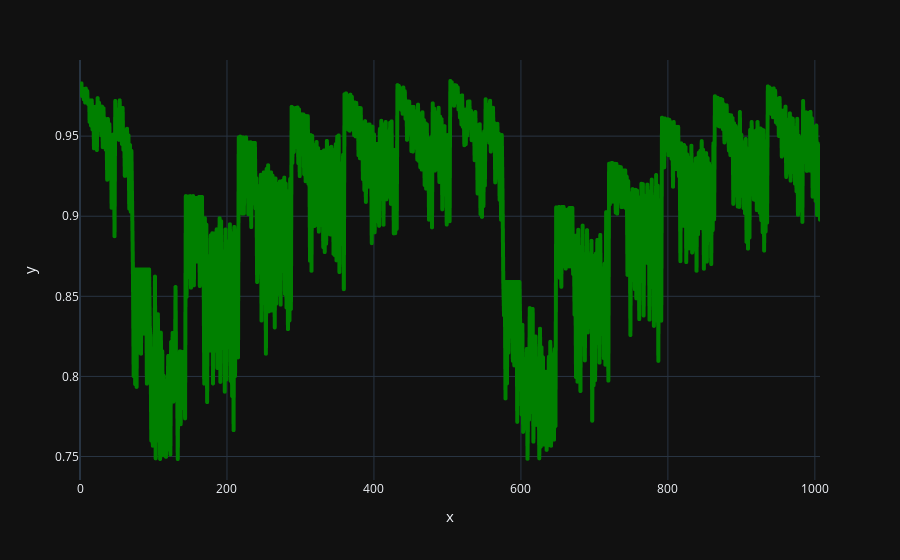

The notebook cell this image was saved under:
### Markdown cell above
### validação cruzada armazenados no DataFrame results, que foi gerado a partir do atributo cv_results_ do objeto grid. O objetivo do gráfico é mostrar a média dos scores de teste para cada iteração de validação cruzada.

### Code cell
results = pd.DataFrame(grid.cv_results_)

fig = px.line(x=results.index, y=results['mean_test_score'],template='plotly_dark')

fig.update_traces(line=dict(width=4, color='green'))
fig.update_layout(title_font_size=20, xaxis_title_font_size=15, yaxis_title_font_size=15)

### Figure 1 — Plotly figure (JSON) as saved in the notebook; plotly's stock layout.template omitted (floating-point values rounded to 4 significant figures; data arrays with more than 128 entries replaced by an {"elided": "..."} marker saying what was removed)
{"data": [{"hovertemplate": "x=%{x}<br>y=%{y}<extra></extra>", "legendgroup": "", "line": {"color": "green", "dash": "solid", "width": 4}, "marker": {"symbol": "circle"}, "mode": "lines", "name": "", "showlegend": false, "type": "scattergl", "x": {"elided": "1008 int values"}, "xaxis": "x", "y": {"elided": "1008 float values"}, "yaxis": "y"}], "layout": {"legend": {"tracegroupgap": 0}, "margin": {"t": 60}, "title": {"font": {"size": 20}}, "xaxis": {"anchor": "y", "domain": [0, 1], "title": {"font": {"size": 15}, "text": "x"}}, "yaxis": {"anchor": "x", "domain": [0, 1], "title": {"font": {"size": 15}, "text": "y"}}}}
